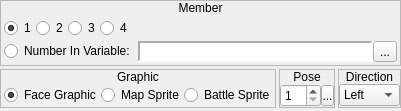
        <widget class="QWidget" name="wPartyMember">
         <layout class="QVBoxLayout" name="verticalLayout_23">
          <property name="spacing">
           <number>3</number>
          </property>
          <property name="margin">
           <number>0</number>
          </property>
          <item>
           <widget class="QFrame" name="frame_7">
            <property name="frameShape">
             <enum>QFrame::StyledPanel</enum>
            </property>
            <property name="frameShadow">
             <enum>QFrame::Raised</enum>
            </property>
            <layout class="QVBoxLayout" name="verticalLayout_7">
             <property name="spacing">
              <number>0</number>
             </property>
             <property name="margin">
              <number>0</number>
             </property>
             <item>
              <widget class="QLabel" name="label_7">
               <property name="sizePolicy">
                <sizepolicy hsizetype="Preferred" vsizetype="Fixed">
                 <horstretch>0</horstretch>
                 <verstretch>0</verstretch>
                </sizepolicy>
               </property>
               <property name="text">
                <string>Member</string>
               </property>
               <property name="alignment">
                <set>Qt::AlignCenter</set>
               </property>
              </widget>
             </item>
             <item>
              <widget class="QWidget" name="widget_13" native="true">
               <layout class="QVBoxLayout" name="verticalLayout_21">
                <property name="spacing">
                 <number>3</number>
                </property>
                <property name="margin">
                 <number>3</number>
                </property>
                <item>
                 <widget class="QWidget" name="widget_10" native="true">
                  <layout class="QHBoxLayout" name="horizontalLayout_35">
                   <property name="spacing">
                    <number>0</number>
                   </property>
                   <property name="margin">
                    <number>0</number>
                   </property>
                   <item>
                    <widget class="QRadioButton" name="rbPartyMember1">
                     <property name="sizePolicy">
                      <sizepolicy hsizetype="Fixed" vsizetype="Fixed">
                       <horstretch>0</horstretch>
                       <verstretch>0</verstretch>
                      </sizepolicy>
                     </property>
                     <property name="text">
                      <string>1</string>
                     </property>
                     <property name="checked">
                      <bool>true</bool>
                     </property>
                    </widget>
                   </item>
                   <item>
                    <widget class="QRadioButton" name="rbPartyMember2">
                     <property name="sizePolicy">
                      <sizepolicy hsizetype="Fixed" vsizetype="Fixed">
                       <horstretch>0</horstretch>
                       <verstretch>0</verstretch>
                      </sizepolicy>
                     </property>
                     <property name="text">
                      <string>2</string>
                     </property>
                    </widget>
                   </item>
                   <item>
                    <widget class="QRadioButton" name="rbPartyMember3">
                     <property name="sizePolicy">
                      <sizepolicy hsizetype="Fixed" vsizetype="Fixed">
                       <horstretch>0</horstretch>
                       <verstretch>0</verstretch>
                      </sizepolicy>
                     </property>
                     <property name="text">
                      <string>3</string>
                     </property>
                    </widget>
                   </item>
                   <item>
                    <widget class="QRadioButton" name="rbPartyMember4">
                     <property name="sizePolicy">
                      <sizepolicy hsizetype="Fixed" vsizetype="Fixed">
                       <horstretch>0</horstretch>
                       <verstretch>0</verstretch>
                      </sizepolicy>
                     </property>
                     <property name="text">
                      <string>4</string>
                     </property>
                    </widget>
                   </item>
                   <item>
                    <spacer name="horizontalSpacer_7">
                     <property name="orientation">
                      <enum>Qt::Horizontal</enum>
                     </property>
                     <property name="sizeHint" stdset="0">
                      <size>
                       <width>40</width>
                       <height>20</height>
                      </size>
                     </property>
                    </spacer>
                   </item>
                  </layout>
                 </widget>
                </item>
                <item>
                 <widget class="QWidget" name="widget_19" native="true">
                  <layout class="QHBoxLayout" name="horizontalLayout_10">
                   <property name="spacing">
                    <number>3</number>
                   </property>
                   <property name="margin">
                    <number>0</number>
                   </property>
                   <item>
                    <widget class="QRadioButton" name="rbPartyMemberVar">
                     <property name="sizePolicy">
                      <sizepolicy hsizetype="Fixed" vsizetype="Fixed">
                       <horstretch>0</horstretch>
                       <verstretch>0</verstretch>
                      </sizepolicy>
                     </property>
                     <property name="text">
                      <string>Number In Variable:</string>
                     </property>
                    </widget>
                   </item>
                   <item>
                    <widget class="QWidget" name="wPartyMember_Variable" native="true">
                     <layout class="QHBoxLayout" name="horizontalLayout_36">
                      <property name="spacing">
                       <number>0</number>
                      </property>
                      <property name="margin">
                       <number>0</number>
                      </property>
                      <item>
                       <widget class="QLabel" name="lblPartyMember_Variable">
                        <property name="sizePolicy">
                         <sizepolicy hsizetype="Preferred" vsizetype="Preferred">
                          <horstretch>0</horstretch>
                          <verstretch>0</verstretch>
                         </sizepolicy>
                        </property>
                        <property name="minimumSize">
                         <size>
                          <width>150</width>
                          <height>0</height>
                         </size>
                        </property>
                        <property name="font">
                         <font>
                          <family>Monospace</family>
                         </font>
                        </property>
                        <property name="styleSheet">
                         <string notr="true">background-color: palette(base);</string>
                        </property>
                        <property name="frameShape">
                         <enum>QFrame::Panel</enum>
                        </property>
                        <property name="frameShadow">
                         <enum>QFrame::Sunken</enum>
                        </property>
                        <property name="lineWidth">
                         <number>2</number>
                        </property>
                        <property name="text">
                         <string/>
                        </property>
                       </widget>
                      </item>
                      <item>
                       <widget class="QToolButton" name="bPartyMember_BrowseVariables">
                        <property name="text">
                         <string>...</string>
                        </property>
                        <property name="icon">
                         <iconset resource="gui_icons.qrc">
                          <normaloff>:/icons/fileopen.png</normaloff>:/icons/fileopen.png</iconset>
                        </property>
                       </widget>
                      </item>
                     </layout>
                    </widget>
                   </item>
                  </layout>
                 </widget>
                </item>
               </layout>
              </widget>
             </item>
            </layout>
           </widget>
          </item>
          <item>
           <widget class="QWidget" name="widget_7" native="true">
            <layout class="QHBoxLayout" name="horizontalLayout_4">
             <property name="spacing">
              <number>3</number>
             </property>
             <property name="margin">
              <number>0</number>
             </property>
             <item>
              <widget class="QFrame" name="frame_11">
               <property name="frameShape">
                <enum>QFrame::StyledPanel</enum>
               </property>
               <property name="frameShadow">
                <enum>QFrame::Raised</enum>
               </property>
               <layout class="QVBoxLayout" name="verticalLayout_22">
                <property name="spacing">
                 <number>0</number>
                </property>
                <property name="margin">
                 <number>0</number>
                </property>
                <item>
                 <widget class="QLabel" name="label_15">
                  <property name="sizePolicy">
                   <sizepolicy hsizetype="Preferred" vsizetype="Fixed">
                    <horstretch>0</horstretch>
                    <verstretch>0</verstretch>
                   </sizepolicy>
                  </property>
                  <property name="text">
                   <string>Graphic</string>
                  </property>
                  <property name="alignment">
                   <set>Qt::AlignCenter</set>
                  </property>
                 </widget>
                </item>
                <item>
                 <widget class="QWidget" name="widget_28" native="true">
                  <layout class="QHBoxLayout" name="horizontalLayout_37">
                   <property name="spacing">
                    <number>0</number>
                   </property>
                   <property name="leftMargin">
                    <number>3</number>
                   </property>
                   <property name="topMargin">
                    <number>0</number>
                   </property>
                   <property name="rightMargin">
                    <number>0</number>
                   </property>
                   <property name="bottomMargin">
                    <number>0</number>
                   </property>
                   <item>
                    <widget class="QRadioButton" name="rbPartyMember_FaceGraphic">
                     <property name="sizePolicy">
                      <sizepolicy hsizetype="Fixed" vsizetype="Fixed">
                       <horstretch>0</horstretch>
                       <verstretch>0</verstretch>
                      </sizepolicy>
                     </property>
                     <property name="text">
                      <string>Face Graphic</string>
                     </property>
                     <property name="checked">
                      <bool>true</bool>
                     </property>
                    </widget>
                   </item>
                   <item>
                    <widget class="QRadioButton" name="rbPartyMember_MapSprite">
                     <property name="sizePolicy">
                      <sizepolicy hsizetype="Fixed" vsizetype="Fixed">
                       <horstretch>0</horstretch>
                       <verstretch>0</verstretch>
                      </sizepolicy>
                     </property>
                     <property name="text">
                      <string>Map Sprite</string>
                     </property>
                    </widget>
                   </item>
                   <item>
                    <widget class="QRadioButton" name="rbPartyMember_BattleSprite">
                     <property name="sizePolicy">
                      <sizepolicy hsizetype="Fixed" vsizetype="Fixed">
                       <horstretch>0</horstretch>
                       <verstretch>0</verstretch>
                      </sizepolicy>
                     </property>
                     <property name="text">
                      <string>Battle Sprite</string>
                     </property>
                    </widget>
                   </item>
                  </layout>
                 </widget>
                </item>
               </layout>
              </widget>
             </item>
             <item>
              <widget class="QFrame" name="frmPartyMemberPose">
               <property name="sizePolicy">
                <sizepolicy hsizetype="Fixed" vsizetype="Preferred">
                 <horstretch>0</horstretch>
                 <verstretch>0</verstretch>
                </sizepolicy>
               </property>
               <property name="frameShape">
                <enum>QFrame::StyledPanel</enum>
               </property>
               <property name="frameShadow">
                <enum>QFrame::Raised</enum>
               </property>
               <layout class="QVBoxLayout" name="verticalLayout_6">
                <property name="spacing">
                 <number>0</number>
                </property>
                <property name="margin">
                 <number>0</number>
                </property>
                <item>
                 <widget class="QLabel" name="label_5">
                  <property name="sizePolicy">
                   <sizepolicy hsizetype="Preferred" vsizetype="Fixed">
                    <horstretch>0</horstretch>
                    <verstretch>0</verstretch>
                   </sizepolicy>
                  </property>
                  <property name="text">
                   <string>Pose</string>
                  </property>
                  <property name="alignment">
                   <set>Qt::AlignCenter</set>
                  </property>
                 </widget>
                </item>
                <item>
                 <widget class="QWidget" name="widget_11" native="true">
                  <layout class="QHBoxLayout" name="horizontalLayout_5">
                   <property name="spacing">
                    <number>0</number>
                   </property>
                   <property name="margin">
                    <number>0</number>
                   </property>
                   <item>
                    <widget class="QSpinBox" name="sbPartyMemberPose">
                     <property name="accelerated">
                      <bool>true</bool>
                     </property>
                     <property name="minimum">
                      <number>1</number>
                     </property>
                     <property name="maximum">
                      <number>32</number>
                     </property>
                    </widget>
                   </item>
                   <item>
                    <widget class="SpinBoxSideButton" name="bPartyMemberPoseSideButton">
                     <property name="minimumSize">
                      <size>
                       <width>13</width>
                       <height>21</height>
                      </size>
                     </property>
                     <property name="maximumSize">
                      <size>
                       <width>13</width>
                       <height>21</height>
                      </size>
                     </property>
                     <property name="text">
                      <string>...</string>
                     </property>
                     <property name="icon">
                      <iconset resource="gui_icons.qrc">
                       <normaloff>:/icons/spinBoxSideButton.png</normaloff>:/icons/spinBoxSideButton.png</iconset>
                     </property>
                     <property name="iconSize">
                      <size>
                       <width>8</width>
                       <height>16</height>
                      </size>
                     </property>
                    </widget>
                   </item>
                  </layout>
                 </widget>
                </item>
               </layout>
              </widget>
             </item>
             <item>
              <widget class="QFrame" name="frmPartyMemberDirection">
               <property name="sizePolicy">
                <sizepolicy hsizetype="Fixed" vsizetype="Preferred">
                 <horstretch>0</horstretch>
                 <verstretch>0</verstretch>
                </sizepolicy>
               </property>
               <property name="frameShape">
                <enum>QFrame::StyledPanel</enum>
               </property>
               <property name="frameShadow">
                <enum>QFrame::Raised</enum>
               </property>
               <layout class="QVBoxLayout" name="verticalLayout_12">
                <property name="spacing">
                 <number>0</number>
                </property>
                <property name="margin">
                 <number>0</number>
                </property>
                <item>
                 <widget class="QLabel" name="label_6">
                  <property name="sizePolicy">
                   <sizepolicy hsizetype="Preferred" vsizetype="Fixed">
                    <horstretch>0</horstretch>
                    <verstretch>0</verstretch>
                   </sizepolicy>
                  </property>
                  <property name="text">
                   <string>Direction</string>
                  </property>
                  <property name="alignment">
                   <set>Qt::AlignCenter</set>
                  </property>
                 </widget>
                </item>
                <item>
                 <widget class="QWidget" name="widget_15" native="true">
                  <layout class="QHBoxLayout" name="horizontalLayout_8">
                   <property name="spacing">
                    <number>0</number>
                   </property>
                   <property name="margin">
                    <number>0</number>
                   </property>
                   <item>
                    <widget class="QComboBox" name="cboxPartyMember_Direction">
                     <item>
                      <property name="text">
                       <string>Left</string>
                      </property>
                     </item>
                     <item>
                      <property name="text">
                       <string>Right</string>
                      </property>
                     </item>
                     <item>
                      <property name="text">
                       <string>Up</string>
                      </property>
                     </item>
                     <item>
                      <property name="text">
                       <string>Down</string>
                      </property>
                     </item>
                    </widget>
                   </item>
                  </layout>
                 </widget>
                </item>
               </layout>
              </widget>
             </item>
            </layout>
           </widget>
          </item>
          <item>
           <widget class="QFrame" name="frame_3">
            <property name="sizePolicy">
             <sizepolicy hsizetype="Preferred" vsizetype="Expanding">
              <horstretch>0</horstretch>
              <verstretch>0</verstretch>
             </sizepolicy>
            </property>
            <property name="frameShape">
             <enum>QFrame::StyledPanel</enum>
            </property>
            <property name="frameShadow">
             <enum>QFrame::Raised</enum>
            </property>
           </widget>
          </item>
         </layout>
        </widget>
